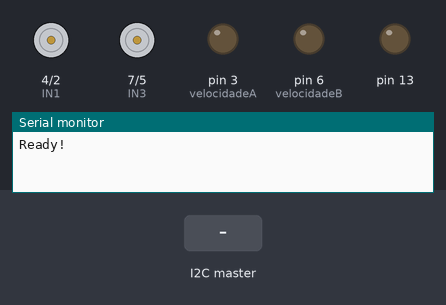
The sketch below on a simulated Arduino Uno, built with avr-gcc and run on an emulated ATmega328P. Shown: motor-driver pin pairs drawn as motors (green arrow = first pin HIGH = forward, orange = second pin HIGH = backward, longer = more drive), output pins drawn as LEDs (lit = HIGH), the last lines printed to the serial monitor. The test bench sets the inputs (shaded band).

Above: at 1.2 s.
1.3 s: the I2C master sends the byte 1
At 2.0 s:
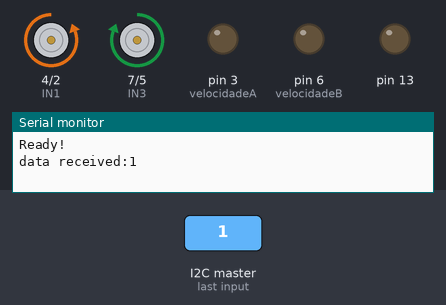
Timing chart, 0 to 4.3 s (numbered marks = the images above; inputs shaded):
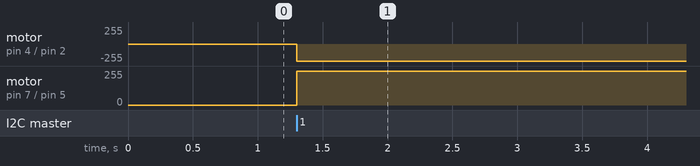

The sketch:

test_opencv.ino
```cpp
#include <Wire.h>

#define SLAVE_ADDRESS 0x04
int number = 0;
int state = 0;

int velocity_robot = 140;

int motor_ctrl_data = 0;
int offset_left  = 0;
int offset_right = 0;
//------------------------------------------------------
// Variables
//motor A
int IN1 = 4;
int IN2 = 2;
int velocidadeA = 3;//llanta derecha


//motor B
int IN3 = 7;
int IN4 = 5;
int velocidadeB = 6;//llanta izquierda

//----------------------------------------------------------------------
//
//
//
//----------------------------------------------------------------------
void motor_cfg_forward(){

//Sentido Horario
  digitalWrite(IN1,HIGH);
  digitalWrite(IN2,LOW);
//Sentido Horario
  digitalWrite(IN4,HIGH);
  digitalWrite(IN3,LOW);
}
//----------------------------------------------------------------------
//
//
//
//----------------------------------------------------------------------
void motor_cfg_back(){

//Sentido AntiHorario
  digitalWrite(IN1,LOW);
  digitalWrite(IN2,HIGH);
//Sentido AntiHorario
  digitalWrite(IN4,LOW);
  digitalWrite(IN3,HIGH);
}
//----------------------------------------------------------------------
//
//
//
//----------------------------------------------------------------------
void motor_cfg_left(){
//Sentido AntiHorario
  digitalWrite(IN1,LOW);
  digitalWrite(IN2,HIGH);
//Sentido Horario
  digitalWrite(IN4,HIGH);
  digitalWrite(IN3,LOW);

}
//----------------------------------------------------------------------
//
//
//
//----------------------------------------------------------------------
void motor_cfg_right(){

//Sentido Horario
  digitalWrite(IN1,HIGH);
  digitalWrite(IN2,LOW);
//Sentido AntiHorario
  digitalWrite(IN4,LOW);
  digitalWrite(IN3,HIGH);
}

//----------------------------------------------------------------------
//
//
//
//----------------------------------------------------------------------
void motor_cfg_stop(){

//Sentido Horario
  digitalWrite(IN1,HIGH);
  digitalWrite(IN2,HIGH);
//Sentido AntiHorario
  digitalWrite(IN4,HIGH);
  digitalWrite(IN3,HIGH);
}

//-------------------------------------------------------
void setup_motor(){

  pinMode(IN1,OUTPUT);
  pinMode(IN2,OUTPUT);
  pinMode(IN3,OUTPUT);
  pinMode(IN4,OUTPUT);
  pinMode(velocidadeA,OUTPUT);
  pinMode(velocidadeB,OUTPUT);

  Serial.begin(9600);

}
//-------------------------------------------------------


void setup() {

setup_motor();

pinMode(13, OUTPUT);
Serial.begin(9600); // start serial for output
// initialize i2c as slave
Wire.begin(SLAVE_ADDRESS);

// define callbacks for i2c communication
Wire.onReceive(receiveData);
Wire.onRequest(sendData);

Serial.println("Ready!");


}
//-------------------------------------------------------
void loop() {

  delay(100);

}
//-------------------------------------------------------

// callback for received data
void receiveData(int byteCount){

while(Wire.available()) {
motor_ctrl_data = Wire.read();
Serial.print("data received:");
Serial.println(motor_ctrl_data);

offset_right = 0;
offset_left  = 0;

//always go front
motor_cfg_back();

if (motor_ctrl_data > 100){
offset_left = motor_ctrl_data - 100;
digitalWrite(velocidadeB, HIGH);
delay(900 + offset_left);
digitalWrite(velocidadeB, LOW);
}

if (motor_ctrl_data < 100){
offset_right = 100 - motor_ctrl_data;
digitalWrite(velocidadeA, HIGH);
delay(900 + offset_right);
digitalWrite(velocidadeA, LOW);
}

if (motor_ctrl_data < 105 & motor_ctrl_data > 95)
{
digitalWrite(13, HIGH); // set the LED on

digitalWrite(velocidadeA, HIGH);
digitalWrite(velocidadeB, HIGH);
delay(900 );
digitalWrite(velocidadeA, LOW);
digitalWrite(velocidadeB, LOW);
}
else
//
{
digitalWrite(13, LOW); // set the LED off
}
  // analogWrite(velocidadeA,velocity_robot + offset_right);
  // analogWrite(velocidadeB,velocity_robot + offset_left); //llanta izquierda

  //Serial.print("motor left:");
  //Serial.println(velocity_robot + offset_left);
  //Serial.print("motor right:");
  //Serial.println(velocity_robot + offset_right);

}// wire available
}// receive data

// callback for sending data
void sendData(){
Wire.write(motor_ctrl_data);
Serial.print("data sent:");
Serial.println(motor_ctrl_data);
//:)
}
```

Measured:
- after the input at 1.3 s, motor on pin 4 (IN1) / pin 2 (IN2): stopped → backward 255/255 at once; motor on pin 7 (IN3) / pin 5 (IN4): stopped → forward 255/255 at once
